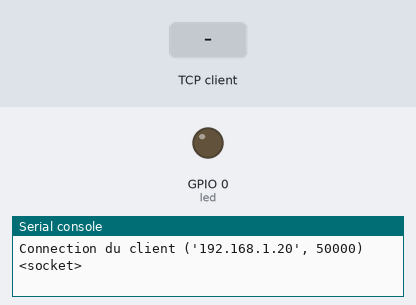
The program below on a simulated ESP8266 board running MicroPython. Shown: output pins drawn as LEDs (lit = HIGH), the last lines printed to the serial console. Inputs (shaded band) come from the test bench. One TCP client connects 1 s after the port opens and stays connected.

Above: at 1.2 s.
1.3 s: the TCP client sends "a"
At 2.1 s:
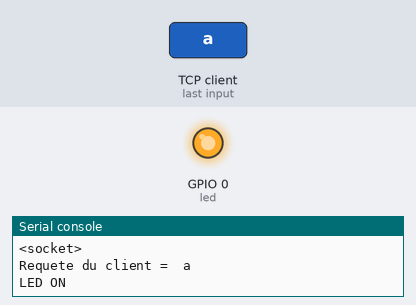
2.8 s: the TCP client sends "e"
At 3.3 s:
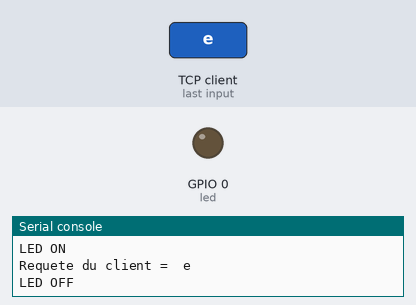
Timing chart, 0 to 5.8 s (numbered marks = the images above; inputs shaded):
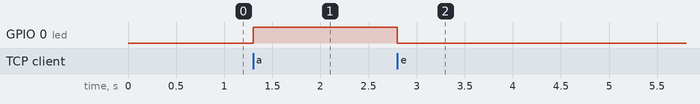

The program:

led_putty.py
```python
from machine import Pin
import usocket as socket

led = Pin(0,Pin.OUT)

s = socket.socket(socket.AF_INET, socket.SOCK_STREAM) #Crée une socket
s.bind(('', 23)) #liez le socket à une adresse et un port
s.listen(5) #ecoute le port 80

while True:
  connexion, adresse = s.accept() #le serveur accepte la connexion entrante sur le port 80
  print('Connection du client',adresse)
  connexion.send('connexion au serveur\n\r')
  print(connexion)
  cnx=True
  while cnx==True:
      requete = connexion.recv(1024).decode('ascii') #récupére la requete client
      print('Requete du client = ',requete)
      if requete =='a':              #l'indice est en position 6 alors allume la led
          print('LED ON')
          led.on()
          connexion.send('led allumée\n\r')
      elif requete =='e':
          print('LED OFF')
          led.off()
          connexion.send('led eteinte\n\r')
      elif requete =='q':
          print('Quit')
          led.off()
          cnx=False
          connexion.close()
```

Measured:
- after the input at 1.3 s, GPIO 0 (led): LOW → HIGH at once
- after the input at 2.8 s, GPIO 0 (led): HIGH → LOW at once
